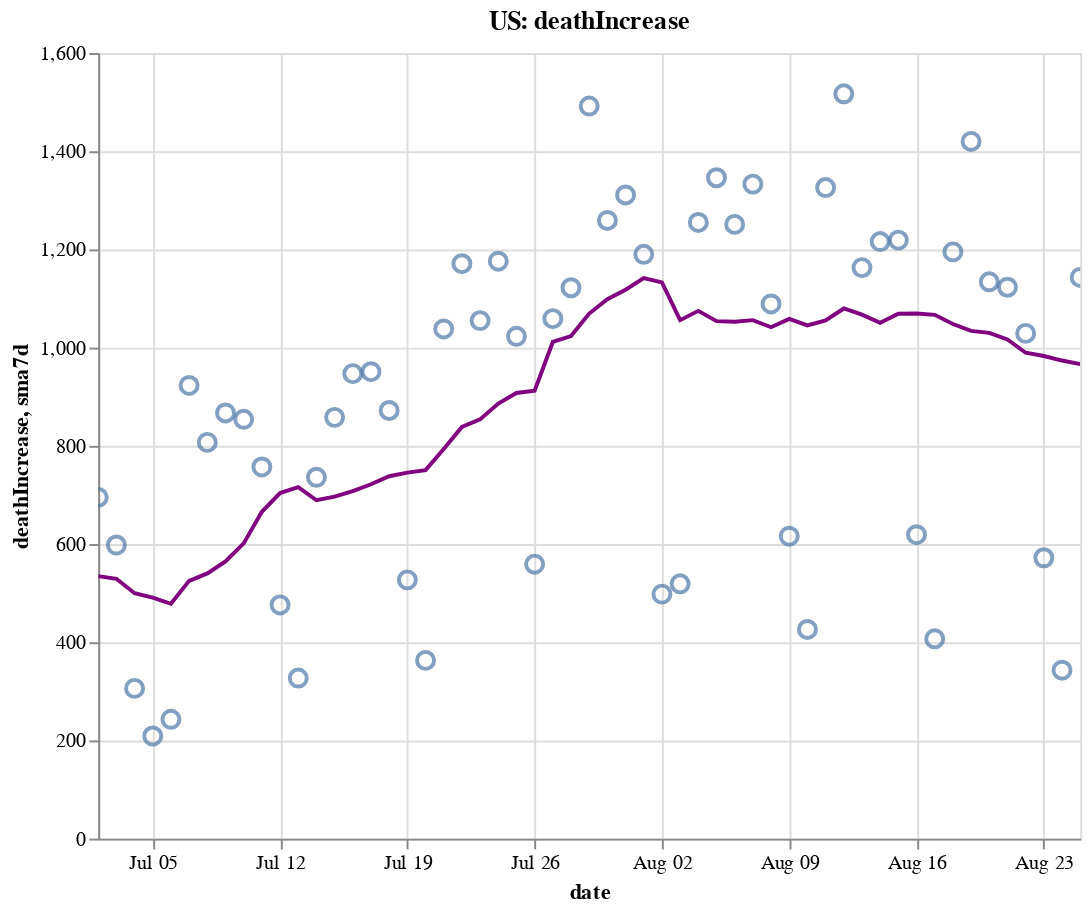

Source (notebook cell):
### Code cell
create_plot(us, 'deathIncrease')

### Figure 1 — Vega-Lite specification as saved in the notebook (floating-point values rounded to 4 significant figures)
{"config": {"view": {"continuousWidth": 400, "continuousHeight": 300}}, "layer": [{"layer": [{"mark": {"type": "point", "size": 75}, "encoding": {"tooltip": [{"type": "temporal", "field": "date"}, {"type": "quantitative", "field": "deathIncrease"}, {"type": "quantitative", "field": "sma7d"}], "x": {"type": "temporal", "field": "date"}, "y": {"type": "quantitative", "field": "deathIncrease"}}, "selection": {"selector006": {"type": "interval", "bind": "scales", "encodings": ["x", "y"]}}}, {"mark": {"type": "line", "color": "purple"}, "encoding": {"x": {"type": "temporal", "field": "date"}, "y": {"type": "quantitative", "field": "sma7d"}}}]}, {"mark": {"type": "rule", "color": "#aaa"}, "encoding": {"x": {"type": "temporal", "field": "date"}}, "transform": [{"filter": {"selection": "selector005"}}]}, {"mark": "circle", "encoding": {"opacity": {"condition": {"value": 1, "selection": "selector005"}, "value": 0}, "tooltip": [{"type": "temporal", "field": "date"}, {"type": "quantitative", "field": "deathIncrease"}, {"type": "quantitative", "field": "sma7d"}], "x": {"type": "temporal", "field": "date"}, "y": {"type": "quantitative", "field": "deathIncrease"}}, "selection": {"selector005": {"type": "single", "encodings": ["x"], "on": "mouseover", "nearest": true, "empty": "none"}}}, {"mark": {"type": "text", "align": "left", "dx": 5, "dy": -5, "stroke": "white", "strokeWidth": 2}, "encoding": {"text": {"type": "quantitative", "field": "deathIncrease"}, "tooltip": [{"type": "temporal", "field": "date"}, {"type": "quantitative", "field": "deathIncrease"}, {"type": "quantitative", "field": "sma7d"}], "x": {"type": "temporal", "field": "date"}, "y": {"type": "quantitative", "field": "deathIncrease"}}, "transform": [{"filter": {"selection": "selector005"}}]}, {"mark": {"type": "text", "align": "left", "dx": 5, "dy": -5}, "encoding": {"text": {"type": "quantitative", "field": "deathIncrease"}, "tooltip": [{"type": "temporal", "field": "date"}, {"type": "quantitative", "field": "deathIncrease"}, {"type": "quantitative", "field": "sma7d"}], "x": {"type": "temporal", "field": "date"}, "y": {"type": "quantitative", "field": "deathIncrease"}}, "transform": [{"filter": {"selection": "selector005"}}]}], "data": {"name": "data-31446081d251233a27ff7352cc3e4412"}, "height": 400, "title": "US: deathIncrease", "width": 500, "$schema": "https://vega.github.io/schema/vega-lite/v4.8.1.json", "datasets": {"data-31446081d251233a27ff7352cc3e4412": [{"date": "2020-07-02T00:00:00", "totalTestResultsIncrease": 666900.0, "positiveIncrease": 54080.0, "death": 121500.0, "deathIncrease": 695.0, "positiveRate": 0.081, "state": "US", "sma7d": 534.7}, {"date": "2020-07-03T00:00:00", "totalTestResultsIncrease": 711800.0, "positiveIncrease": 53950.0, "death": 122100.0, "deathIncrease": 598.0, "positiveRate": 0.076, "state": "US", "sma7d": 529.1}, {"date": "2020-07-04T00:00:00", "totalTestResultsIncrease": 635400.0, "positiveIncrease": 54340.0, "death": 122400.0, "deathIncrease": 306.0, "positiveRate": 0.086, "state": "US", "sma7d": 499.9}, {"date": "2020-07-05T00:00:00", "totalTestResultsIncrease": 681700.0, "positiveIncrease": 45610.0, "death": 122600.0, "deathIncrease": 209.0, "positiveRate": 0.067, "state": "US", "sma7d": 491.0}, {"date": "2020-07-06T00:00:00", "totalTestResultsIncrease": 516700.0, "positiveIncrease": 41920.0, "death": 122900.0, "deathIncrease": 243.0, "positiveRate": 0.081, "state": "US", "sma7d": 478.3}, {"date": "2020-07-07T00:00:00", "totalTestResultsIncrease": 638800.0, "positiveIncrease": 51730.0, "death": 123800.0, "deathIncrease": 923.0, "positiveRate": 0.081, "state": "US", "sma7d": 525.0}, {"date": "2020-07-08T00:00:00", "totalTestResultsIncrease": 643500.0, "positiveIncrease": 62670.0, "death": 124600.0, "deathIncrease": 807.0, "positiveRate": 0.097, "state": "US", "sma7d": 540.1}, {"date": "2020-07-09T00:00:00", "totalTestResultsIncrease": 709100.0, "positiveIncrease": 59160.0, "death": 125500.0, "deathIncrease": 867.0, "positiveRate": 0.083, "state": "US", "sma7d": 564.7}, {"date": "2020-07-10T00:00:00", "totalTestResultsIncrease": 814900.0, "positiveIncrease": 66850.0, "death": 126300.0, "deathIncrease": 854.0, "positiveRate": 0.082, "state": "US", "sma7d": 601.3}, {"date": "2020-07-11T00:00:00", "totalTestResultsIncrease": 707800.0, "positiveIncrease": 62900.0, "death": 127100.0, "deathIncrease": 757.0, "positiveRate": 0.089, "state": "US", "sma7d": 665.7}, {"date": "2020-07-12T00:00:00", "totalTestResultsIncrease": 769400.0, "positiveIncrease": 61310.0, "death": 127600.0, "deathIncrease": 476.0, "positiveRate": 0.08, "state": "US", "sma7d": 703.9}, {"date": "2020-07-13T00:00:00", "totalTestResultsIncrease": 691900.0, "positiveIncrease": 58100.0, "death": 127900.0, "deathIncrease": 327.0, "positiveRate": 0.084, "state": "US", "sma7d": 715.9}, {"date": "2020-07-14T00:00:00", "totalTestResultsIncrease": 770000.0, "positiveIncrease": 62730.0, "death": 128600.0, "deathIncrease": 736.0, "positiveRate": 0.081, "state": "US", "sma7d": 689.1}, {"date": "2020-07-15T00:00:00", "totalTestResultsIncrease": 773200.0, "positiveIncrease": 65800.0, "death": 129500.0, "deathIncrease": 858.0, "positiveRate": 0.085, "state": "US", "sma7d": 696.4}, {"date": "2020-07-16T00:00:00", "totalTestResultsIncrease": 832400.0, "positiveIncrease": 71040.0, "death": 130400.0, "deathIncrease": 947.0, "positiveRate": 0.085, "state": "US", "sma7d": 707.9}, {"date": "2020-07-17T00:00:00", "totalTestResultsIncrease": 839300.0, "positiveIncrease": 76840.0, "death": 131400.0, "deathIncrease": 951.0, "positiveRate": 0.092, "state": "US", "sma7d": 721.7}, {"date": "2020-07-18T00:00:00", "totalTestResultsIncrease": 763600.0, "positiveIncrease": 64950.0, "death": 132200.0, "deathIncrease": 872.0, "positiveRate": 0.085, "state": "US", "sma7d": 738.1}, {"date": "2020-07-19T00:00:00", "totalTestResultsIncrease": 786700.0, "positiveIncrease": 64260.0, "death": 132800.0, "deathIncrease": 527.0, "positiveRate": 0.082, "state": "US", "sma7d": 745.4}, {"date": "2020-07-20T00:00:00", "totalTestResultsIncrease": 712400.0, "positiveIncrease": 57040.0, "death": 133100.0, "deathIncrease": 363.0, "positiveRate": 0.08, "state": "US", "sma7d": 750.6}, {"date": "2020-07-21T00:00:00", "totalTestResultsIncrease": 754900.0, "positiveIncrease": 63930.0, "death": 134200.0, "deathIncrease": 1038.0, "positiveRate": 0.085, "state": "US", "sma7d": 793.7}, {"date": "2020-07-22T00:00:00", "totalTestResultsIncrease": 801600.0, "positiveIncrease": 69330.0, "death": 135300.0, "deathIncrease": 1171.0, "positiveRate": 0.086, "state": "US", "sma7d": 838.4}, {"date": "2020-07-23T00:00:00", "totalTestResultsIncrease": 845900.0, "positiveIncrease": 71550.0, "death": 136400.0, "deathIncrease": 1055.0, "positiveRate": 0.085, "state": "US", "sma7d": 853.9}, {"date": "2020-07-24T00:00:00", "totalTestResultsIncrease": 933600.0, "positiveIncrease": 75240.0, "death": 137600.0, "deathIncrease": 1176.0, "positiveRate": 0.081, "state": "US", "sma7d": 886.0}, {"date": "2020-07-25T00:00:00", "totalTestResultsIncrease": 791000.0, "positiveIncrease": 64740.0, "death": 138600.0, "deathIncrease": 1023.0, "positiveRate": 0.082, "state": "US", "sma7d": 907.6}, {"date": "2020-07-26T00:00:00", "totalTestResultsIncrease": 851100.0, "positiveIncrease": 61010.0, "death": 139200.0, "deathIncrease": 559.0, "positiveRate": 0.072, "state": "US", "sma7d": 912.1}, {"date": "2020-07-27T00:00:00", "totalTestResultsIncrease": 762700.0, "positiveIncrease": 55320.0, "death": 140200.0, "deathIncrease": 1059.0, "positiveRate": 0.073, "state": "US", "sma7d": 1012.0}, {"date": "2020-07-28T00:00:00", "totalTestResultsIncrease": 738100.0, "positiveIncrease": 56450.0, "death": 141300.0, "deathIncrease": 1122.0, "positiveRate": 0.076, "state": "US", "sma7d": 1024.0}, {"date": "2020-07-29T00:00:00", "totalTestResultsIncrease": 864500.0, "positiveIncrease": 66960.0, "death": 142800.0, "deathIncrease": 1492.0, "positiveRate": 0.077, "state": "US", "sma7d": 1069.0}, {"date": "2020-07-30T00:00:00", "totalTestResultsIncrease": 814700.0, "positiveIncrease": 69420.0, "death": 144100.0, "deathIncrease": 1259.0, "positiveRate": 0.085, "state": "US", "sma7d": 1099.0}, {"date": "2020-07-31T00:00:00", "totalTestResultsIncrease": 731900.0, "positiveIncrease": 67620.0, "death": 145400.0, "deathIncrease": 1311.0, "positiveRate": 0.092, "state": "US", "sma7d": 1118.0}, {"date": "2020-08-01T00:00:00", "totalTestResultsIncrease": 745700.0, "positiveIncrease": 61100.0, "death": 146600.0, "deathIncrease": 1190.0, "positiveRate": 0.082, "state": "US", "sma7d": 1142.0}, {"date": "2020-08-02T00:00:00", "totalTestResultsIncrease": 699500.0, "positiveIncrease": 46760.0, "death": 147100.0, "deathIncrease": 498.0, "positiveRate": 0.067, "state": "US", "sma7d": 1133.0}, {"date": "2020-08-03T00:00:00", "totalTestResultsIncrease": 745100.0, "positiveIncrease": 49770.0, "death": 147600.0, "deathIncrease": 519.0, "positiveRate": 0.067, "state": "US", "sma7d": 1056.0}, {"date": "2020-08-04T00:00:00", "totalTestResultsIncrease": 717100.0, "positiveIncrease": 51860.0, "death": 148900.0, "deathIncrease": 1255.0, "positiveRate": 0.072, "state": "US", "sma7d": 1075.0}, {"date": "2020-08-05T00:00:00", "totalTestResultsIncrease": 699600.0, "positiveIncrease": 52330.0, "death": 150200.0, "deathIncrease": 1346.0, "positiveRate": 0.075, "state": "US", "sma7d": 1054.0}, {"date": "2020-08-06T00:00:00", "totalTestResultsIncrease": 766600.0, "positiveIncrease": 54180.0, "death": 151500.0, "deathIncrease": 1251.0, "positiveRate": 0.071, "state": "US", "sma7d": 1053.0}, {"date": "2020-08-07T00:00:00", "totalTestResultsIncrease": 785400.0, "positiveIncrease": 61350.0, "death": 152800.0, "deathIncrease": 1333.0, "positiveRate": 0.078, "state": "US", "sma7d": 1056.0}, {"date": "2020-08-08T00:00:00", "totalTestResultsIncrease": 683400.0, "positiveIncrease": 53710.0, "death": 153900.0, "deathIncrease": 1089.0, "positiveRate": 0.079, "state": "US", "sma7d": 1042.0}, {"date": "2020-08-09T00:00:00", "totalTestResultsIncrease": 724000.0, "positiveIncrease": 50620.0, "death": 154500.0, "deathIncrease": 616.0, "positiveRate": 0.07, "state": "US", "sma7d": 1058.0}, {"date": "2020-08-10T00:00:00", "totalTestResultsIncrease": 740900.0, "positiveIncrease": 42090.0, "death": 154900.0, "deathIncrease": 426.0, "positiveRate": 0.057, "state": "US", "sma7d": 1045.0}, {"date": "2020-08-11T00:00:00", "totalTestResultsIncrease": 760000.0, "positiveIncrease": 55700.0, "death": 156200.0, "deathIncrease": 1326.0, "positiveRate": 0.073, "state": "US", "sma7d": 1055.0}, {"date": "2020-08-12T00:00:00", "totalTestResultsIncrease": 500200.0, "positiveIncrease": 56130.0, "death": 157800.0, "deathIncrease": 1517.0, "positiveRate": 0.112, "state": "US", "sma7d": 1080.0}, {"date": "2020-08-13T00:00:00", "totalTestResultsIncrease": 900300.0, "positiveIncrease": 51760.0, "death": 158900.0, "deathIncrease": 1163.0, "positiveRate": 0.057, "state": "US", "sma7d": 1067.0}, {"date": "2020-08-14T00:00:00", "totalTestResultsIncrease": 862300.0, "positiveIncrease": 55640.0, "death": 160100.0, "deathIncrease": 1216.0, "positiveRate": 0.065, "state": "US", "sma7d": 1050.0}, {"date": "2020-08-15T00:00:00", "totalTestResultsIncrease": 756700.0, "positiveIncrease": 56150.0, "death": 161400.0, "deathIncrease": 1219.0, "positiveRate": 0.074, "state": "US", "sma7d": 1069.0}, {"date": "2020-08-16T00:00:00", "totalTestResultsIncrease": 790400.0, "positiveIncrease": 42490.0, "death": 162000.0, "deathIncrease": 619.0, "positiveRate": 0.054, "state": "US", "sma7d": 1069.0}, {"date": "2020-08-17T00:00:00", "totalTestResultsIncrease": 670100.0, "positiveIncrease": 37880.0, "death": 162400.0, "deathIncrease": 407.0, "positiveRate": 0.057, "state": "US", "sma7d": 1067.0}, {"date": "2020-08-18T00:00:00", "totalTestResultsIncrease": 663600.0, "positiveIncrease": 40800.0, "death": 163600.0, "deathIncrease": 1195.0, "positiveRate": 0.061, "state": "US", "sma7d": 1048.0}, {"date": "2020-08-19T00:00:00", "totalTestResultsIncrease": 674000.0, "positiveIncrease": 44950.0, "death": 165000.0, "deathIncrease": 1420.0, "positiveRate": 0.067, "state": "US", "sma7d": 1034.0}, {"date": "2020-08-20T00:00:00", "totalTestResultsIncrease": 703300.0, "positiveIncrease": 43760.0, "death": 166100.0, "deathIncrease": 1134.0, "positiveRate": 0.062, "state": "US", "sma7d": 1030.0}, {"date": "2020-08-21T00:00:00", "totalTestResultsIncrease": 759100.0, "positiveIncrease": 46560.0, "death": 167300.0, "deathIncrease": 1123.0, "positiveRate": 0.061, "state": "US", "sma7d": 1017.0}, {"date": "2020-08-22T00:00:00", "totalTestResultsIncrease": 773800.0, "positiveIncrease": 46240.0, "death": 168300.0, "deathIncrease": 1029.0, "positiveRate": 0.06, "state": "US", "sma7d": 989.6}, {"date": "2020-08-23T00:00:00", "totalTestResultsIncrease": 629500.0, "positiveIncrease": 37570.0, "death": 168900.0, "deathIncrease": 572.0, "positiveRate": 0.06, "state": "US", "sma7d": 982.9}, {"date": "2020-08-24T00:00:00", "totalTestResultsIncrease": 692200.0, "positiveIncrease": 34640.0, "death": 169200.0, "deathIncrease": 343.0, "positiveRate": 0.05, "state": "US", "sma7d": 973.7}, {"date": "2020-08-25T00:00:00", "totalTestResultsIncrease": -563100.0, "positiveIncrease": -40020.0, "death": 170300.0, "deathIncrease": 1143.0, "positiveRate": 0.071, "state": "US", "sma7d": 966.3}]}}
